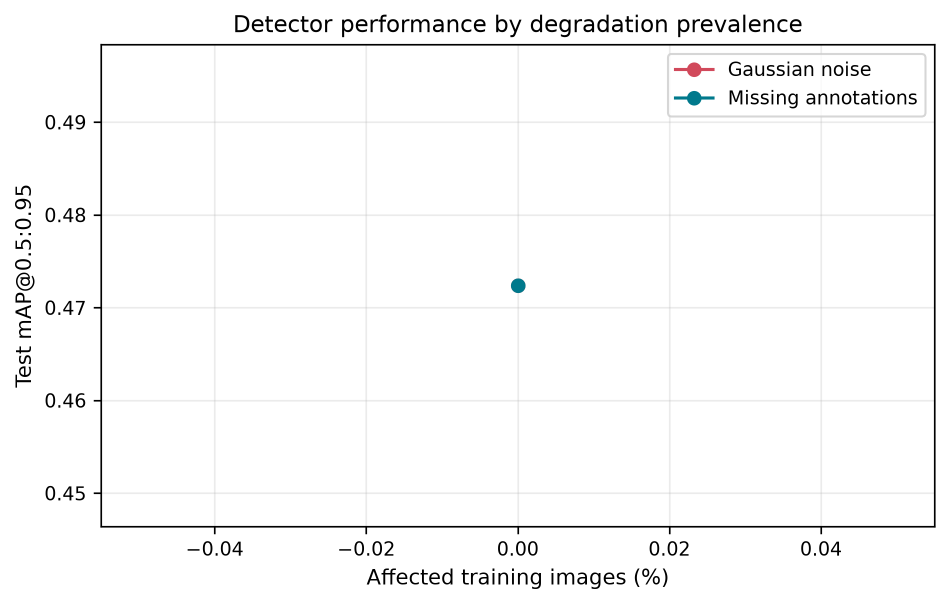
#> input picture experiments/independent_validation/figures/02_performance_vs_severity.png, 1899 x 1209 px (shown at 1/2 size)
$ python -i flightready_v2_validation.py   (imports and definitions only)
#> lines starting #> are read from the running program, lines starting #| are printed output that depends on the picture
"""Reproducible FlightReady v1/v2 reassessment using preserved artifacts.

No model is trained by this script. Historical downstream measurements are
read from immutable CSV/JSON artifacts. Reference-assisted checks are labelled
as such and are also contrasted with a reference-free scorecard.
"""
from __future__ import annotations

import csv
import hashlib
import json
import math
import sys
from collections import Counter
from pathlib import Path

import matplotlib
# [1 line not run here, left out]
import matplotlib.pyplot as plt
import numpy as np
import pandas as pd
from PIL import Image, ImageFilter
from scipy.stats import pearsonr, spearmanr

ROOT = Path(__file__).resolve().parents[1]
if str(ROOT) not in sys.path:
    sys.path.insert(0, str(ROOT))
from metrics.readiness_v2 import V2Metric, build_scorecard, fraction_metric

TAB = ROOT / "experiments" / "data_quality_impact"
VIS = ROOT / "experiments" / "visdrone_model_validation"
OUT = ROOT / "experiments" / "flightready_v2_validation"
PLOTS = OUT / "plots"
DOCS = ROOT / "docs"


# [116 lines left out: functions sha256, js_divergence, score_metric, unavailable, tabular_validation, label_records and 1 more, not called in this run]


def image_features(path: Path):
    with Image.open(path) as image:
#> image is the input picture: PIL image 1899x1209 RGBA; mean R, G, B, A 248.7, 248.8, 248.8, 255
        gray = np.asarray(image.convert("L"), dtype=np.float32) / 255
    lap = -4*gray[1:-1,1:-1]+gray[:-2,1:-1]+gray[2:,1:-1]+gray[1:-1,:-2]+gray[1:-1,2:]
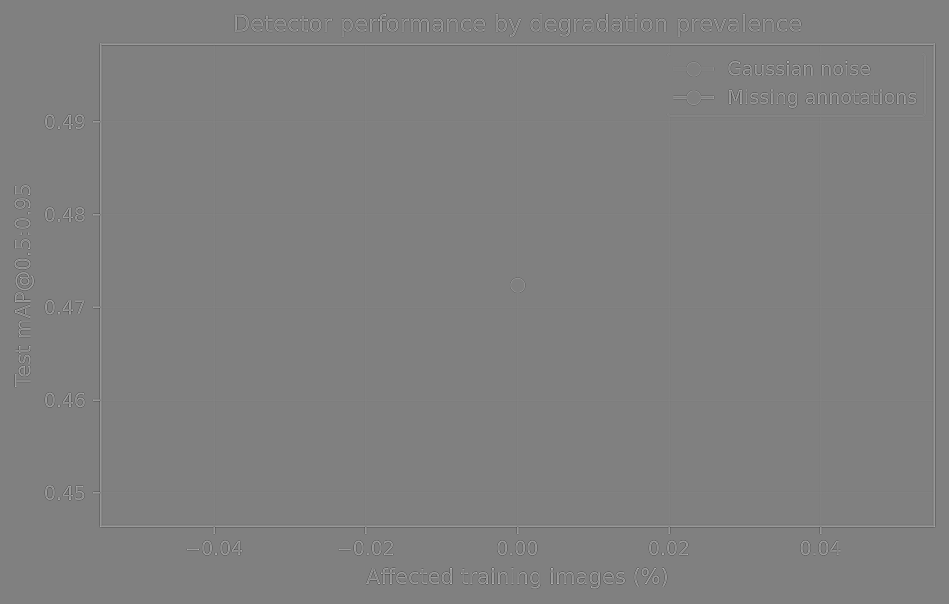
#> lap: shape (1207, 1897) float32 (shown at 1/2 size); min -2.21, max 2.18, mean -3.11e-10; drawn with min black and max white
    smooth = np.asarray(Image.fromarray(np.uint8(gray*255)).filter(ImageFilter.GaussianBlur(1.2)), dtype=np.float32)/255
    residual = float(np.median(np.abs(gray-smooth)))
#> residual = 0
    boundary = np.abs(np.diff(gray, axis=1))[:,7::8]
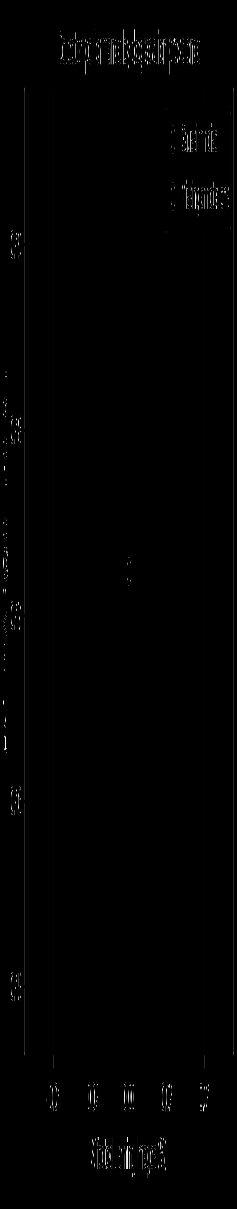
#> boundary: shape (1209, 237) float32; min 0, max 1, mean 0.00587
    return {"contrast": float(gray.std()), "laplacian_variance": float(lap.var()),
            "high_frequency_mad": residual, "blockiness": float(boundary.mean()) if boundary.size else 0.0}


# [168 lines left out: functions sampled_image_comparison, controlled_duplicate_fraction, visdrone_validation, corr, plots, root_cause_document and 1 more, not called in this run]


# [1 line not run here, left out]

>>> result = image_features('../experiments/independent_validation/figures/02_performance_vs_severity.png')
#> result = {'contrast': 0.141, 'laplacian_variance': 0.0162, 'high_frequency_mad': 0, 'blockiness': 0.00587}
